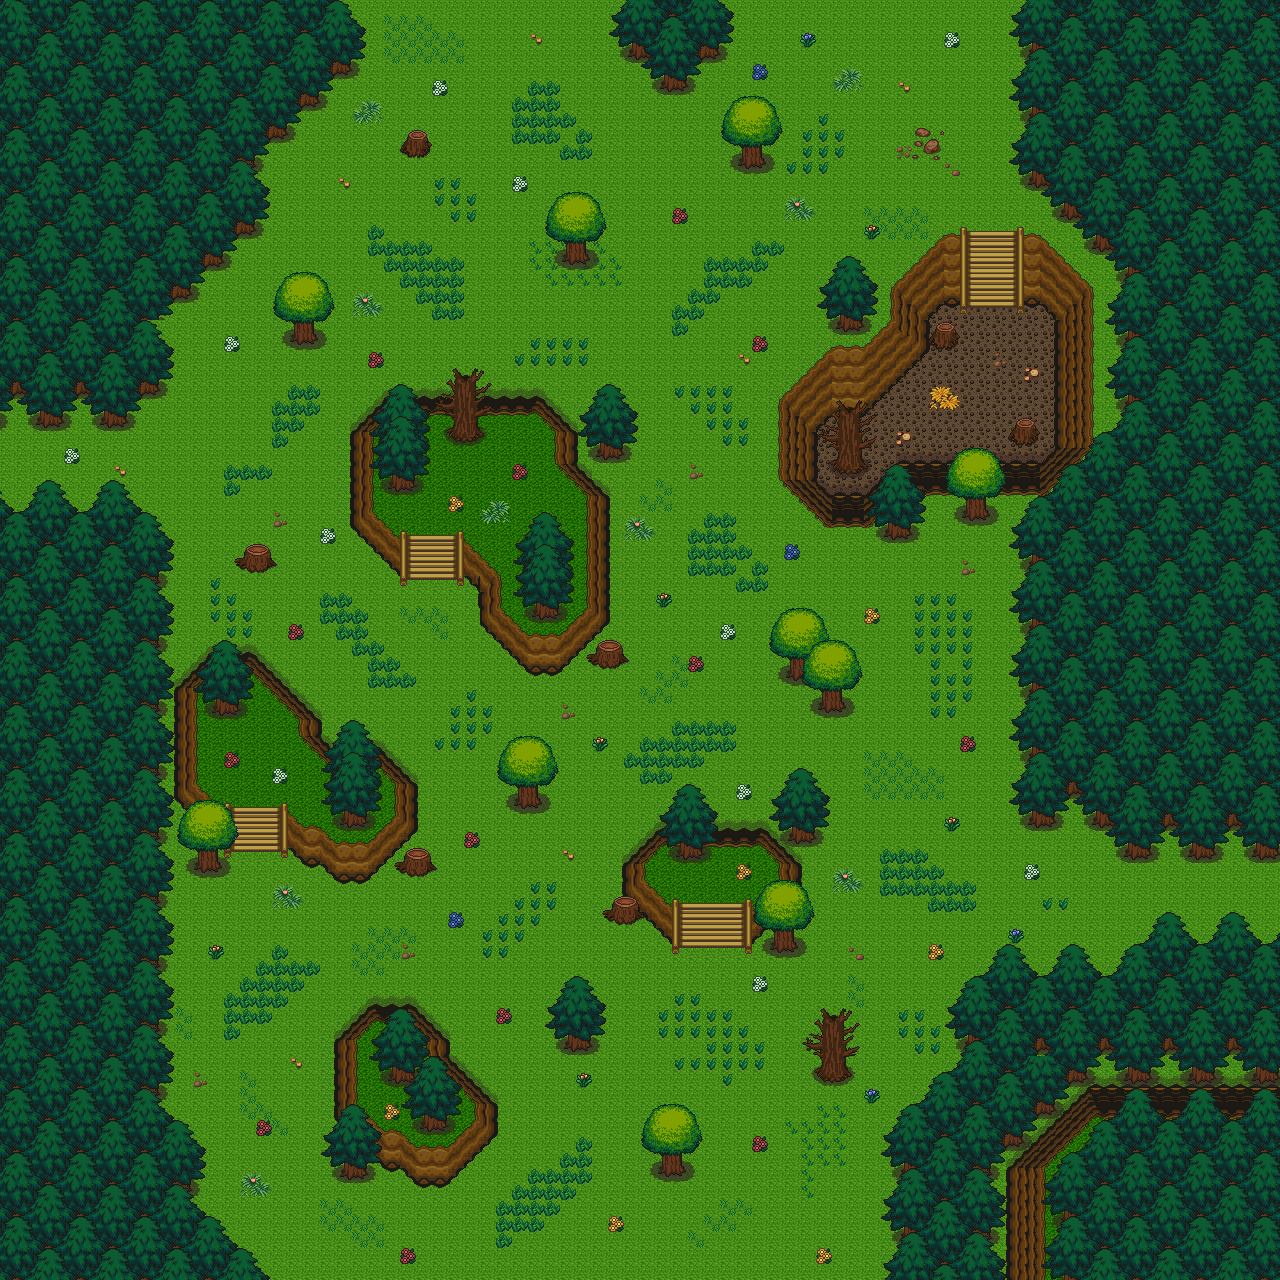

Below is a game level as drawn by its tile map, then a one-line description and the .tmx that defines it (tile-layer data replaced by summaries):
An orthogonal 80x80 tile map with 16x16 px tiles, 7 tile layers (ground0, ground1, wall0, wall1, ...), 2 hidden layers not drawn, 9 tilesets.

<map version="1.0" orientation="orthogonal" renderorder="right-down" width="80" height="80" tilewidth="16" tileheight="16">
 <tileset firstgid="1" name="1" tilewidth="16" tileheight="16">
  <image source="../../tileset/v1.3/1.png" width="800" height="800" />
 </tileset>
 <tileset firstgid="2501" name="2" tilewidth="16" tileheight="16">
  <image source="../../tileset/v1.3/2.png" width="800" height="800" />
 </tileset>
 <tileset firstgid="5001" name="3" tilewidth="16" tileheight="16">
  <image source="../../tileset/v1.3/3.png" width="800" height="800" />
 </tileset>
 <tileset firstgid="7501" name="4" tilewidth="16" tileheight="16">
  <image source="../../tileset/v1.3/4.png" width="800" height="800" />
 </tileset>
 <tileset firstgid="10001" name="5" tilewidth="16" tileheight="16">
  <image source="../../tileset/v1.3/5.png" width="800" height="800" />
 </tileset>
 <tileset firstgid="12501" name="6" tilewidth="16" tileheight="16">
  <image source="../../tileset/v1.3/6.png" width="800" height="800" />
 </tileset>
 <tileset firstgid="15001" name="7" tilewidth="16" tileheight="16">
  <image source="../../tileset/v1.3/7.png" width="800" height="800" />
 </tileset>
 <tileset firstgid="17501" name="8" tilewidth="16" tileheight="16">
  <image source="../../tileset/v1.3/8.png" width="800" height="800" />
 </tileset>
 <tileset firstgid="20001" name="9" tilewidth="16" tileheight="16">
  <image source="../../tileset/v1.3/9.png" width="800" height="800" />
 </tileset>
 <layer name="ground0" width="80" height="80">
  <data>[6400 cells, 6400 non-empty, 3 distinct tile ids]</data>
 </layer>
 <layer name="ground1" width="80" height="80">
  <data>[6400 cells, 0 non-empty, 0 distinct tile ids]</data>
 </layer>
 <layer name="wall0" width="80" height="80">
  <data>[6400 cells, 1125 non-empty, 272 distinct tile ids]</data>
 </layer>
 <layer name="wall1" width="80" height="80">
  <data>[6400 cells, 82 non-empty, 18 distinct tile ids]</data>
 </layer>
 <layer name="deco0" width="80" height="80">
  <data>[6400 cells, 514 non-empty, 65 distinct tile ids]</data>
 </layer>
 <layer name="deco1" width="80" height="80">
  <data>[6400 cells, 2924 non-empty, 116 distinct tile ids]</data>
 </layer>
 <layer name="ABOVE_OVERWRITE" width="80" height="80" opacity="0.9">
  <data>[6400 cells, 0 non-empty, 0 distinct tile ids]</data>
 </layer>
 <layer name="COLLISION_OVERWRITE" visible="0" width="80" height="80">
  <data>[6400 cells, 0 non-empty, 0 distinct tile ids]</data>
 </layer>
 <layer name="SPOT" visible="0" width="80" height="80">
  <data>[6400 cells, 17 non-empty, 13 distinct tile ids]</data>
 </layer>
</map>
